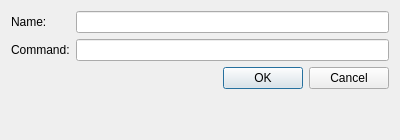
<?xml version="1.0" encoding="UTF-8"?>
<ui version="4.0">
 <class>EditEngineDialog</class>
 <widget class="QDialog" name="EditEngineDialog">
  <property name="windowModality">
   <enum>Qt::WindowModal</enum>
  </property>
  <property name="geometry">
   <rect>
    <x>0</x>
    <y>0</y>
    <width>400</width>
    <height>140</height>
   </rect>
  </property>
  <property name="windowTitle">
   <string>Edit Engine</string>
  </property>
  <layout class="QFormLayout" name="formLayout">
   <item row="0" column="0">
    <widget class="QLabel" name="label">
     <property name="text">
      <string>Name:</string>
     </property>
    </widget>
   </item>
   <item row="0" column="1">
    <widget class="QLineEdit" name="engineName"/>
   </item>
   <item row="1" column="0">
    <widget class="QLabel" name="label_2">
     <property name="text">
      <string>Command:</string>
     </property>
    </widget>
   </item>
   <item row="1" column="1">
    <widget class="QLineEdit" name="command"/>
   </item>
   <item row="2" column="1">
    <widget class="QDialogButtonBox" name="buttonBox">
     <property name="standardButtons">
      <set>QDialogButtonBox::Cancel|QDialogButtonBox::Ok</set>
     </property>
    </widget>
   </item>
  </layout>
 </widget>
 <resources/>
 <connections>
  <connection>
   <sender>buttonBox</sender>
   <signal>accepted()</signal>
   <receiver>EditEngineDialog</receiver>
   <slot>accept()</slot>
   <hints>
    <hint type="sourcelabel">
     <x>134</x>
     <y>224</y>
    </hint>
    <hint type="destinationlabel">
     <x>326</x>
     <y>201</y>
    </hint>
   </hints>
  </connection>
  <connection>
   <sender>buttonBox</sender>
   <signal>rejected()</signal>
   <receiver>EditEngineDialog</receiver>
   <slot>reject()</slot>
   <hints>
    <hint type="sourcelabel">
     <x>221</x>
     <y>230</y>
    </hint>
    <hint type="destinationlabel">
     <x>338</x>
     <y>240</y>
    </hint>
   </hints>
  </connection>
 </connections>
</ui>
